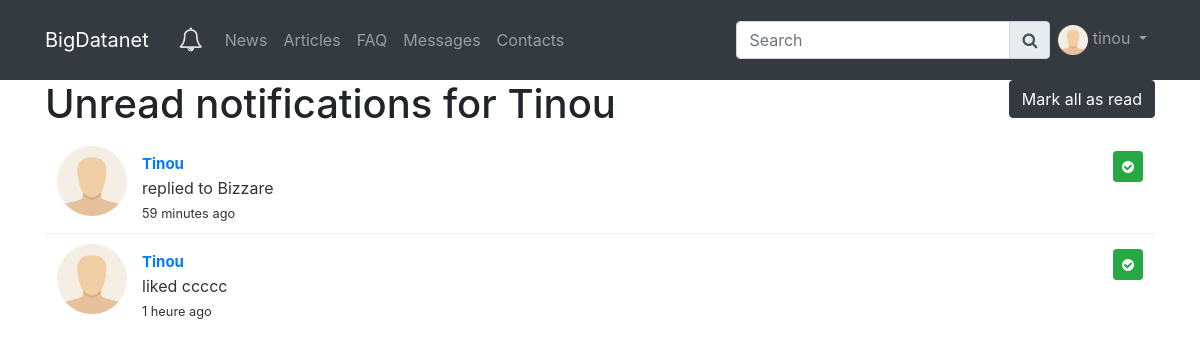
/notifications/ (signed in), run on the app's committed database.
### bootcamp/users/models.py (models this page shows, shortened)
class User(AbstractUser):
    name = models.CharField(_("User's name"), blank=True, max_length=255)
    picture = models.ImageField(
        _("Profile picture"), upload_to="profile_pics/", null=True, blank=True
    )
    location = models.CharField(_("Location"), max_length=50, null=True, blank=True)
    job_title = models.CharField(_("Job title"), max_length=50, null=True, blank=True)
    personal_url = models.URLField(
        _("Personal URL"), max_length=555, blank=True, null=True
    )
    facebook_account = models.URLField(
        _("Facebook profile"), max_length=255, blank=True, null=True
    )
    twitter_account = models.URLField(
        _("Twitter account"), max_length=255, blank=True, null=True
    )
    github_account = models.URLField(
        _("GitHub profile"), max_length=255, blank=True, null=True
    )
    linkedin_account = models.URLField(
        _("LinkedIn profile"), max_length=255, blank=True, null=True
    )
    short_bio = models.CharField(
        _("Describe yourself"), max_length=60, blank=True, null=True
    )
    bio = models.CharField(_("Short bio"), max_length=280, blank=True, null=True)
    def get_profile_name(self):
        if self.name:
            return self.name
        return self.username

### bootcamp/notifications/models.py (models this page shows, shortened)
class Notification(models.Model):
    LIKED = "L"
    COMMENTED = "C"
    FAVORITED = "F"
    ANSWERED = "A"
    ACCEPTED_ANSWER = "W"
    EDITED_ARTICLE = "E"
    ALSO_COMMENTED = "K"
    LOGGED_IN = "I"
    LOGGED_OUT = "O"
    VOTED = "V"
    SHARED = "S"
    SIGNUP = "U"
    REPLY = "R"
    NOTIFICATION_TYPES = (
        (LIKED, _("liked")),
        (COMMENTED, _("commented")),
        (FAVORITED, _("cavorited")),
        (ANSWERED, _("answered")),
        (ACCEPTED_ANSWER, _("accepted")),
        (EDITED_ARTICLE, _("edited")),
        (ALSO_COMMENTED, _("also commented")),
        (LOGGED_IN, _("logged in")),
        (LOGGED_OUT, _("logged out")),
        (VOTED, _("voted on")),
        (SHARED, _("shared")),
        (SIGNUP, _("created an account")),
        (REPLY, _("replied to")),
    )
    actor = models.ForeignKey(
        settings.AUTH_USER_MODEL, related_name="notify_actor", on_delete=models.CASCADE
    )
    recipient = models.ForeignKey(
        settings.AUTH_USER_MODEL,
        blank=False,
        related_name="notifications",
        on_delete=models.CASCADE,
    )
    unread = models.BooleanField(default=True, db_index=True)
    timestamp = models.DateTimeField(auto_now_add=True)
    uuid_id = models.UUIDField(primary_key=True, default=uuid.uuid4, editable=False)
    slug = models.SlugField(max_length=210, null=True, blank=True)
    verb = models.CharField(max_length=1, choices=NOTIFICATION_TYPES)
    action_object_content_type = models.ForeignKey(
        ContentType,
        blank=True,
        null=True,
        related_name="notify_action_object",
        on_delete=models.CASCADE,
    )
    action_object_object_id = models.CharField(max_length=50, blank=True, null=True)
    action_object = GenericForeignKey(
        "action_object_content_type", "action_object_object_id"
    )
    objects = NotificationQuerySet.as_manager()
    class Meta:
        verbose_name = _("Notification")
        verbose_name_plural = _("Notifications")
        ordering = ("-timestamp",)
    def time_since(self, now=None):
        from django.utils.timesince import timesince
        return timesince(self.timestamp, now)

### bootcamp/news/models.py (models this page shows, shortened)
class News(models.Model):
    user = models.ForeignKey(
        settings.AUTH_USER_MODEL,
        null=True,
        related_name="publisher",
        on_delete=models.SET_NULL,
    )
    parent = models.ForeignKey(
        "self", blank=True, null=True, on_delete=models.CASCADE, related_name="thread"
    )
    timestamp = models.DateTimeField(auto_now_add=True)
    uuid_id = models.UUIDField(primary_key=True, default=uuid.uuid4, editable=False)
    content = models.TextField(max_length=280)
    liked = models.ManyToManyField(
        settings.AUTH_USER_MODEL, blank=True, related_name="liked_news"
    )
    reply = models.BooleanField(verbose_name=_("Is a reply?"), default=False)
    meta_url = models.CharField(max_length=2048, null=True)
    meta_type = models.CharField(max_length=255, null=True)
    meta_title = models.CharField(max_length=255, null=True)
    meta_description = models.TextField(max_length=255, null=True)
    meta_image = models.CharField(max_length=255, null=True)
    class Meta:
        verbose_name = _("News")
        verbose_name_plural = _("News")
        ordering = ("-timestamp",)
    def __str__(self):
        return str(self.content)

### bootcamp/notifications/views.py (the view)
class NotificationUnreadListView(LoginRequiredMixin, ListView):
    model = Notification
    context_object_name = "notification_list"
    template_name = "notifications/notification_list.html"
    def get_queryset(self, **kwargs):
        return self.request.user.notifications.unread()

### bootcamp/notifications/models.py (called while the page is built)
    def unread(self):
        return self.filter(unread=True)

### bootcamp/templates/notifications/notification_list.html (shortened to what this page needs)
{% extends "base.html" %}
{% load static i18n %}
{% load thumbnail %}
{% block head %}
  <link href="{% static 'css/notifications.css' %}" rel="stylesheet">
{% endblock head %}
{% block content %}
  <h1>
    {% trans 'Unread notifications for' %}
    {{ request.user.get_profile_name|title }}
    <a class="btn btn-dark pull-right" href="{% url 'notifications:mark_all_read' %}">{% trans 'Mark all as read' %}</a>
  </h1>
  <ul class="notifications">
    {% for notification in notification_list %}
      <li class="notification">
        <div class="media">
          <div class="media-left">
            <div class="media-object">
              {% thumbnail notification.actor.picture "x70" as im %}
                <img src="{{ im.url }}" style="border-radius: 50%;" alt="{% trans 'Picture Profile' %}" id="pic">
              {% empty %}
                <img src="{% static 'img/user.png' %}" height="70px" alt="{% trans 'No Profile Picture' %}" />
              {% endthumbnail %}
            </div>
          </div>
          <div class="media-body">
            <a class="btn btn-success btn-sm pull-right" title="{% trans 'Mark as read' %}" href="{% url 'notifications:mark_as_read' notification.slug %}"><i class="fa fa-check-circle"></i></a>
            <strong class="notification-title">
              <a href="{% url 'users:detail' notification.actor.username  %}">{{ notification.actor.get_profile_name|title }}</a>
            </strong>
            <p class="notification-desc">
              {{ notification.get_verb_display }}
              {% if notification.action_object %}
                {{ notification.action_object }}
              {% endif %}
            </p>
            <div class="notification-meta">
              <small class="timestamp">{{ notification.time_since }} ago</small>
            </div>
          </div>
        </div>
      </li>
    {% empty %}
      Sorry nothing here
    {% endfor %}
  </ul>
{% endblock content %}

### bootcamp/templates/base.html (shortened to what this page needs)
{% load static i18n thumbnail %}<!DOCTYPE html>
<html lang="en">
  <head>
    {% block css %}
    <link rel="stylesheet" href="https://maxcdn.bootstrapcdn.com/bootstrap/4.0.0/css/bootstrap.min.css">
    <link rel="stylesheet" type="text/css" href="{% static 'fonts/font-awesome-4.7.0/css/font-awesome.min.css' %}">
    <link href="{% static 'css/bootcamp.css' %}?v=1" rel="stylesheet">
    {% endblock css %}
    {% block head %}{% endblock head %}
  </head>
  <body>
    {% block body %}
      <div class="m-b-1">
        {% if request.user.is_authenticated %}
          <nav class="navbar fixed-top navbar-expand-md navbar-dark bg-dark">
            <div class="container">
              <a class="navbar-brand" href="#">BigDatanet</a>
              <div class="collapse navbar-collapse" id="navbarSupportedContent">
                <ul class="navbar-nav">
                  <li class="nav-item">
                    <a class="btn btn-md" href="#" id="notifications" data-toggle="popover" data-title="{% trans 'Notifications' %}">
                        <i class="fa fa-bell-o" aria-hidden="true"></i>
                    </a>
                  </li>
                </ul>
                <ul class="navbar-nav mr-auto">
                  <li class="nav-item"><a class="nav-link" href="{% url 'news:list' %}">{% trans 'News' %} <span class="sr-only">(current)</span></a></li>
                  <li class="nav-item"><a class="nav-link" href="{% url 'articles:list' %}">Articles</a></li>
                  <li class="nav-item"><a class="nav-link" href="{% url 'qa:index_noans' %}">{% trans 'FAQ' %}</a></li>
                  <li class="nav-item"><a class="nav-link" href="{% url 'messager:messages_list' %}">{% trans 'Messages' %}</a></li>
                  <li class="nav-item"><a class="nav-link" href="{% url 'users:list' %}">{% trans 'Contacts' %}</a></li>
                </ul>
                <ul class="nav navbar-nav navbar-right">
                  {% if not hide_search %}
                    <form class="form-inline navbar-left" role="search" action="{% url 'search:results' %}">
                      <div class="input-group">
                        <input name="query" type="search" id="searchInput" class="form-control" placeholder="{% trans 'Search' %}" aria-label="Search">
                        <div class="input-group-append">
                          <span class="input-group-text"><i class="fa fa-search" aria-hidden="true"></i></span>
                        </div>
                      </div>
                    </form>
                  {% endif %}
                  <li class="nav-item dropdown">
                    <a class="nav-link dropdown-toggle" href="#" id="navbarDropdown" role="button" data-toggle="dropdown" aria-haspopup="true" aria-expanded="false">
                      {% thumbnail request.user.picture "x30" as im %}
                        <img src="{{ im.url }}" style="border-radius: 50%;" alt="{% trans 'User Image' %}" class="user-image">
                      {% empty %}
                        <img src="{% static 'img/user.png' %}" height="30px" alt="{% trans 'No Profile Picture' %}" />
                      {% endthumbnail %}
                      {{ request.user.username }}
                    </a>
                  </li>
                </ul>
              </div>
            </div>
          </nav>
        {% endif %}
      </div>
      <div id="header" class="container">
        {% block content %}{% endblock content %}
      </div>
    {% endblock body %}
  </body>
</html>

### bootcamp/static/css/bootcamp.css (style rules this page uses)
body { padding-top: 80px; }
#notifications { font-size: 1.5em; padding: 13px; color: #dddddd; }

### bootcamp/static/css/notifications.css (style rules this page uses)
.notifications { list-style: none; padding: 0; }
.notification { display: block; padding: 9.6px 12px; border-width: 0 0 1px 0; border-style: solid; border-color: #eeeeee; background-color: #fff; color: #333333; text-decoration: none; }
.notification:last-child { border-bottom: 0; }
.notification-title { font-size: 15px; margin-bottom: 0; }
.notification-desc { margin-bottom: 0; }
.notification .media-body { padding-top: 5.6px; padding-left: 15px; }

### data on the page
User: user.username "tinou", user.get_profile_name "Tinou"
Notification: actor.get_profile_name "Tinou", verb "replied to", action_object "Bizzare", time_since "59 minutes"
Notification: actor.get_profile_name "Tinou", verb "liked", action_object "ccccc", time_since "1 heure"
